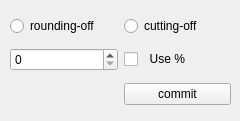
<?xml version="1.0" encoding="UTF-8"?>
<ui version="4.0">
 <class>setwidget</class>
 <widget class="QWidget" name="setwidget">
  <property name="geometry">
   <rect>
    <x>0</x>
    <y>0</y>
    <width>240</width>
    <height>121</height>
   </rect>
  </property>
  <property name="windowTitle">
   <string>Form</string>
  </property>
  <widget class="QWidget" name="layoutWidget">
   <property name="geometry">
    <rect>
     <x>10</x>
     <y>10</y>
     <width>221</width>
     <height>101</height>
    </rect>
   </property>
   <layout class="QGridLayout" name="gridLayout">
    <item row="0" column="0">
     <widget class="QRadioButton" name="roundButon">
      <property name="text">
       <string>rounding-off</string>
      </property>
     </widget>
    </item>
    <item row="0" column="1">
     <widget class="QRadioButton" name="cutButton">
      <property name="text">
       <string>cutting-off</string>
      </property>
     </widget>
    </item>
    <item row="1" column="0">
     <widget class="QSpinBox" name="spinBox"/>
    </item>
    <item row="1" column="1">
     <widget class="QCheckBox" name="checkBox">
      <property name="text">
       <string>  Use %</string>
      </property>
     </widget>
    </item>
    <item row="2" column="1">
     <widget class="QPushButton" name="commitButton">
      <property name="text">
       <string>commit</string>
      </property>
     </widget>
    </item>
   </layout>
  </widget>
 </widget>
 <resources/>
 <connections/>
</ui>
